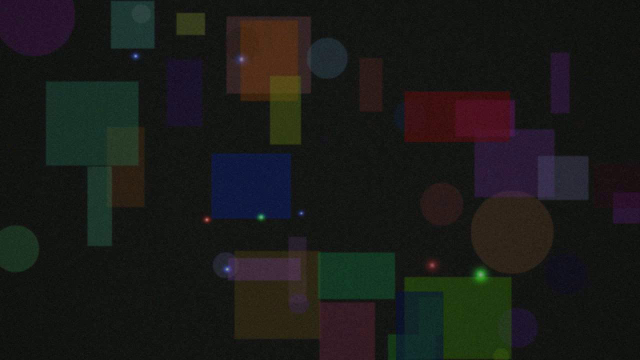
#> input picture composeApp/src/androidUnitTest/resources/far_fixtures/syn_clutter_0209_f10_clean.ppm, 640 x 360 px
$ python -i find_preprocess.py   (imports and definitions only)   (Python 2 division)
#> lines starting #> are read from the running program, lines starting #| are printed output that depends on the picture
"""Dense photometric maps for the finder. No blob extraction."""

from __future__ import annotations

import cv2
import numpy as np

_TARGETS_DEG = {
    "red": (0.0, 0.55, 0.95),
    "green": (120.0, 0.55, 0.95),
    "blue": (225.0, 0.55, 0.95),
}


def _hsv_sim_map(h180: np.ndarray, s: np.ndarray, v: np.ndarray, target_deg) -> np.ndarray:
    th, ts, tv = target_deg
    h360 = h180.astype(np.float32) * 2.0
    dh = np.abs(h360 - th)
    dh = np.minimum(dh, 360.0 - dh) / 180.0
    ds = np.abs(s.astype(np.float32) / 255.0 - ts)
    dv = np.abs(v.astype(np.float32) / 255.0 - tv)
    gate = ((s >= 40) & (v >= 25)).astype(np.float32)
    d = 1.0 * dh * dh + 0.6 * ds * ds + 0.3 * dv * dv
    return np.exp(-8.0 * d).astype(np.float32) * gate


def build_find_input(bgr: np.ndarray, out_h: int, out_w: int) -> np.ndarray:
    """CHW float32, C=7: RGB, R/G/B affinity, luma boost."""
    rgb = cv2.cvtColor(bgr, cv2.COLOR_BGR2RGB)
    rgb = cv2.resize(rgb, (out_w, out_h), interpolation=cv2.INTER_AREA)
    hsv = cv2.cvtColor(rgb, cv2.COLOR_RGB2HSV)
    h, s, v = hsv[:, :, 0], hsv[:, :, 1], hsv[:, :, 2]
    blur = cv2.GaussianBlur(v, (0, 0), 1.2)
    dog = np.clip((v.astype(np.float32) - blur.astype(np.float32)) / 255.0 + 0.5, 0, 1)
    luma = v.astype(np.float32) / 255.0
    x = np.zeros((7, out_h, out_w), dtype=np.float32)
    x[0:3] = rgb.astype(np.float32).transpose(2, 0, 1) / 255.0
    x[3] = _hsv_sim_map(h, s, v, _TARGETS_DEG["red"])
    x[4] = _hsv_sim_map(h, s, v, _TARGETS_DEG["green"])
    x[5] = _hsv_sim_map(h, s, v, _TARGETS_DEG["blue"])
    x[6] = np.clip(luma * dog, 0, 1)
    return x


FIND_IN_CH = 7

>>> import cv2
>>> picture = cv2.imread('../../composeApp/src/androidUnitTest/resources/far_fixtures/syn_clutter_0209_f10_clean.ppm', cv2.IMREAD_GRAYSCALE)
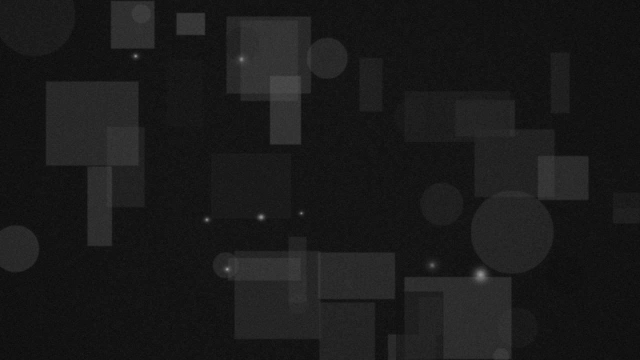
#> picture: shape (360, 640); min 8, max 155, mean 26.3
>>> result = build_find_input(picture, 'out.png', 'out1.png')
#> (the run stopped early here; a loop or call above may not have finished)
